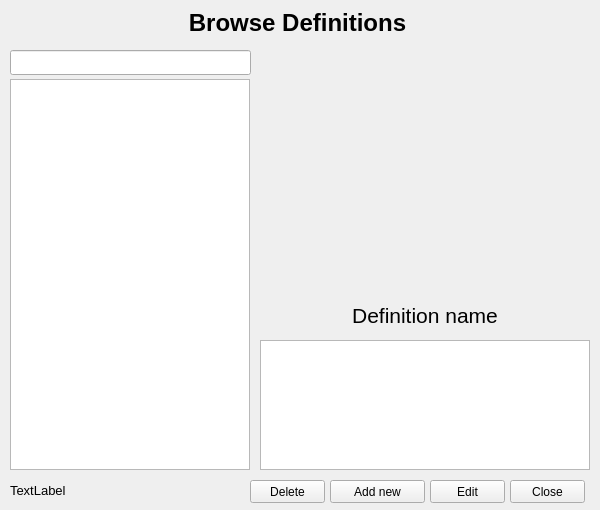
<?xml version="1.0" encoding="UTF-8"?>
<ui version="4.0">
 <class>Dialog</class>
 <widget class="QDialog" name="Dialog">
  <property name="geometry">
   <rect>
    <x>0</x>
    <y>0</y>
    <width>600</width>
    <height>510</height>
   </rect>
  </property>
  <property name="windowTitle">
   <string>Dialog</string>
  </property>
  <widget class="QListWidget" name="lst_def">
   <property name="geometry">
    <rect>
     <x>10</x>
     <y>79</y>
     <width>240</width>
     <height>391</height>
    </rect>
   </property>
  </widget>
  <widget class="QLabel" name="lbl_title">
   <property name="geometry">
    <rect>
     <x>0</x>
     <y>2</y>
     <width>595</width>
     <height>41</height>
    </rect>
   </property>
   <property name="font">
    <font>
     <pointsize>18</pointsize>
     <weight>75</weight>
     <bold>true</bold>
    </font>
   </property>
   <property name="text">
    <string>Browse Definitions</string>
   </property>
   <property name="alignment">
    <set>Qt::AlignCenter</set>
   </property>
  </widget>
  <widget class="QLabel" name="lbl_pic">
   <property name="geometry">
    <rect>
     <x>260</x>
     <y>50</y>
     <width>330</width>
     <height>240</height>
    </rect>
   </property>
   <property name="text">
    <string/>
   </property>
   <property name="alignment">
    <set>Qt::AlignCenter</set>
   </property>
  </widget>
  <widget class="QLabel" name="lbl_name">
   <property name="geometry">
    <rect>
     <x>260</x>
     <y>300</y>
     <width>330</width>
     <height>31</height>
    </rect>
   </property>
   <property name="font">
    <font>
     <pointsize>16</pointsize>
    </font>
   </property>
   <property name="text">
    <string>Definition name</string>
   </property>
   <property name="alignment">
    <set>Qt::AlignCenter</set>
   </property>
  </widget>
  <widget class="QTextEdit" name="txt_desc">
   <property name="geometry">
    <rect>
     <x>260</x>
     <y>340</y>
     <width>330</width>
     <height>130</height>
    </rect>
   </property>
   <property name="font">
    <font>
     <pointsize>10</pointsize>
    </font>
   </property>
   <property name="tabChangesFocus">
    <bool>true</bool>
   </property>
   <property name="readOnly">
    <bool>true</bool>
   </property>
  </widget>
  <widget class="QPushButton" name="btn_close">
   <property name="geometry">
    <rect>
     <x>510</x>
     <y>480</y>
     <width>75</width>
     <height>23</height>
    </rect>
   </property>
   <property name="text">
    <string>Close</string>
   </property>
   <property name="autoDefault">
    <bool>false</bool>
   </property>
  </widget>
  <widget class="QPushButton" name="btn_edit">
   <property name="geometry">
    <rect>
     <x>430</x>
     <y>480</y>
     <width>75</width>
     <height>23</height>
    </rect>
   </property>
   <property name="text">
    <string>Edit</string>
   </property>
   <property name="autoDefault">
    <bool>false</bool>
   </property>
  </widget>
  <widget class="QPushButton" name="btn_delete">
   <property name="geometry">
    <rect>
     <x>250</x>
     <y>480</y>
     <width>75</width>
     <height>23</height>
    </rect>
   </property>
   <property name="text">
    <string>Delete</string>
   </property>
   <property name="autoDefault">
    <bool>false</bool>
   </property>
  </widget>
  <widget class="QLineEdit" name="txt_find">
   <property name="geometry">
    <rect>
     <x>10</x>
     <y>50</y>
     <width>241</width>
     <height>25</height>
    </rect>
   </property>
   <property name="font">
    <font>
     <pointsize>10</pointsize>
    </font>
   </property>
  </widget>
  <widget class="QLabel" name="lbl_count">
   <property name="geometry">
    <rect>
     <x>10</x>
     <y>480</y>
     <width>241</width>
     <height>21</height>
    </rect>
   </property>
   <property name="font">
    <font>
     <pointsize>10</pointsize>
    </font>
   </property>
   <property name="text">
    <string>TextLabel</string>
   </property>
  </widget>
  <widget class="QPushButton" name="btn_add">
   <property name="geometry">
    <rect>
     <x>330</x>
     <y>480</y>
     <width>95</width>
     <height>23</height>
    </rect>
   </property>
   <property name="text">
    <string>Add new</string>
   </property>
   <property name="autoDefault">
    <bool>false</bool>
   </property>
  </widget>
 </widget>
 <resources/>
 <connections/>
</ui>
